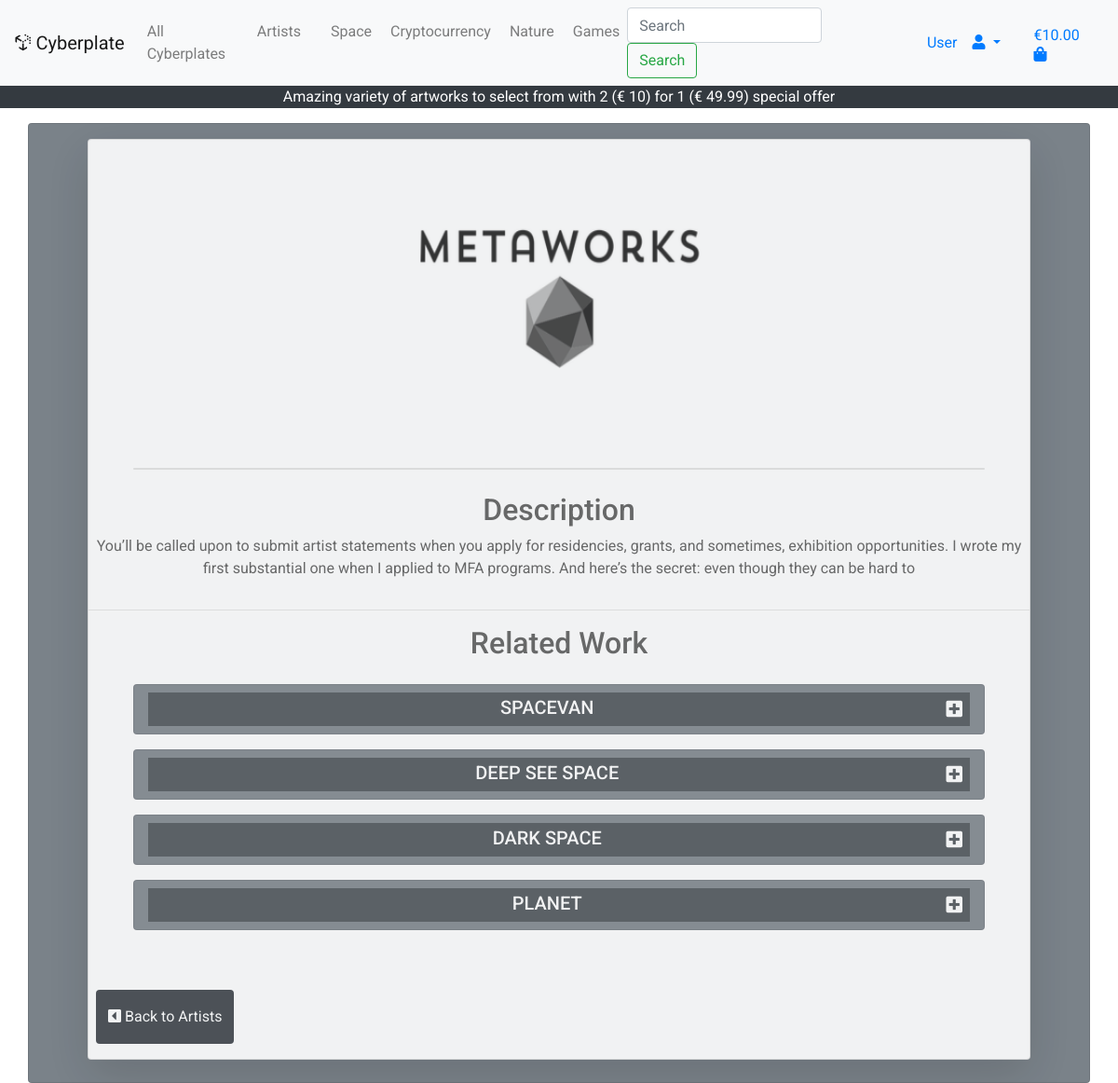
The app's page /products/1, older data.
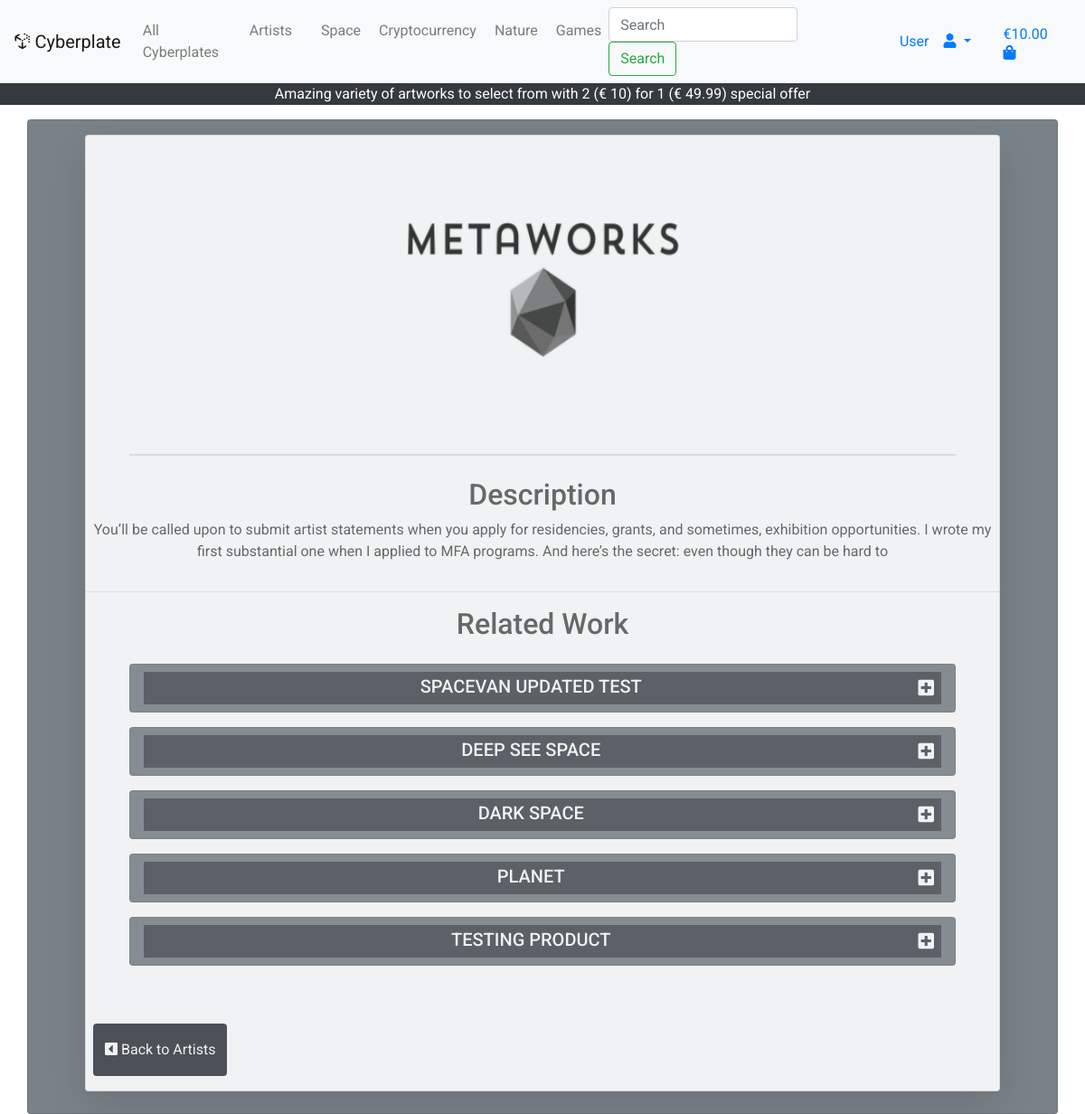
The same page, newer data.
### products/models.py (models this page shows, shortened)
class Artist(models.Model):
    name = models.CharField(max_length=30)
    display_name = models.CharField(max_length=30)
    artist_description = models.TextField(max_length=250, null=True, blank=True)
    image_url = models.URLField(null=True, blank=True, max_length=1000)
    image = models.ImageField(null=True, blank=True)
    artist_key = models.IntegerField(null=True, blank=True)
    def __str__(self):
        return self.display_name

class Product(models.Model):
    product_category = models.ForeignKey('Product_Category', null=True, on_delete=models.SET_NULL)
    artist = models.ForeignKey('Artist', null=True, on_delete=models.SET_NULL)
    name = models.CharField(max_length=30)
    description = models.TextField()
    price = models.DecimalField(max_digits=4, decimal_places=2)
    image_url = models.URLField(null=True, blank=True, max_length=1000)
    image = models.ImageField(null=True, blank=True)
    product_key = models.IntegerField(null=True, blank=True)
    def __str__(self):
        return self.name

### products/views.py (the view)
# urls.py: path('<int:artist_id>', views.artist_view, name='artist_view'),
def artist_view(request, artist_id):
    selected_artist = get_object_or_404(Artist, pk=artist_id)
    print('selected_artist >>',selected_artist)
    artists_products = Product.objects.all().filter(artist=selected_artist)
    print('artists_products >>',artists_products)
    context = {
        'selected_artist': selected_artist,
        'artists_products': artists_products
    }
    return render(request, 'products/artist_view.html', context)

### shopping_bag/context.py (called while the page is built, shortened)
def bag_contents(request):
    bag_items = []
    total = 0
    product_count = 0
    bag = request.session.get('bag', {})
    if total < settings.FREE_DELIVERY_THRESHOLD:
        delivery = 10
        free_delivery_delta = settings.FREE_DELIVERY_THRESHOLD - total
    else:
        delivery = 0
        free_delivery_delta = 0
    grand_total = delivery + total
    context = {
        'bag_items': bag_items,
        'total': total,
        'product_count': product_count,
        'delivery': delivery,
        'free_delivery_delta': free_delivery_delta,
        'free_delivery_threshold': settings.FREE_DELIVERY_THRESHOLD,
        'grand_total': grand_total,
    }
    return context

### products/templates/products/artist_view.html (shortened to what this page needs)
{% extends "base.html" %}
{% load static %}
{% block content %}
<div class="container h-100">
  <div class="row h-100">
    <div class="col-12 card bg-secondary">
        <div class="card shadow-lg mb-4 bg-white border-3 mt-3 mr-5 ml-5">
          <div class="d-flex justify-content-center">
        <img src="{{ MEDIA_URL }}{{ selected_artist.image }}" class="rounded-lg artist-img mt-5" alt="selected_artist.name">
          </div>
        <br>
        <br>
        <div class="card shadow-lg mb-4 bg-white border-3 mt-3 mr-5 ml-5">
        </div>
        <h2 class="text-center text-black"> Description </h2>
        <p class="text-center">
          {{ selected_artist.artist_description }}
        </p>
        <hr>
        <h2 class="text-center text-black"> Related Work </h2>
        <div class="d-flex justify-content-center row mr-5 ml-5 mb-5">
        {% for related_work in artists_products %}
          <div class="card col-12 mx-auto bg-secondary mr-5 ml-5 mt-3 text-white text-uppercase">
            <h5 class="text-center mt-2 bg-dark slider pt-1">{{ related_work.name }}<i class="css-target fas fa-plus-square fa-minus-square float-right mr-2 mt-1 mb-1 pb-1"></i></h5>
        </div>
        {% endfor %}
        </div>
        <p class="text-center">
          <a href="{% url 'artists' %}" class="float-left btn bg-dark rounded-3 py-3 ml-2 text-white mt-3"><i
            class="fas fa-caret-square-left"></i> Back to Artists</a>
        </p>
        </div>
    </div>
  </div>
</div>
{% endblock %}

### templates/base.html (shortened to what this page needs)
{% load static %}
<html lang="en">
<head>
  {% block corecss %}
  <link rel="stylesheet" href="https://stackpath.bootstrapcdn.com/bootstrap/4.4.1/css/bootstrap.min.css"
>
  <link rel="stylesheet" href="https://use.fontawesome.com/releases/v5.15.4/css/all.css"
>
  <link rel="stylesheet" href="{% static 'css/base.css' %}">
  {% endblock %}
</head>
<body>
  <nav class="navbar navbar-expand-lg navbar-light bg-light">
    <a class="navbar-brand" href="{% url 'home' %}">
      <large><i class="fab fa-uncharted"></i></large> Cyberplate
    </a>
    <div class="collapse navbar-collapse" id="navbarSupportedContent">
      <ul class="navbar-nav mr-auto">
        <li class="nav-item">
          <a class="nav-link" href="{% url 'products' %}">All Cyberplates</a>
        </li>
        <li class="nav-item">
          <a class="nav-link" href="{% url 'artists' %}">Artists</a>
        </li>
        <div class="d-flex">
        <li class="nav-item ml-3">
          <a class="nav nav-link" href="{% url 'products' %}?category_selected=1">Space</a>
        </li>
        <li class="nav-item ml-1">
          <a class="nav nav-link" href="{% url 'products' %}?category_selected=2">Cryptocurrency</a>
        </li>
        <li class="nav-item ml-1">
          <a class="nav nav-link" href="{% url 'products' %}?category_selected=3">Nature</a>
        </li>
        <li class="nav-item ml-1">
          <a class="nav nav-link" href="{% url 'products' %}?category_selected=4">Games</a>
        </li>
        </div>
      </ul>
      <form class="form-inline my-2 my-lg-0 ml-auto" method="GET" action="{% url 'products' %}">
        <input class="form-control mr-sm-2" type="search" NAME="search" placeholder="Search" aria-label="Search">
        <button class="btn btn-outline-success my-2 my-sm-0" type="submit">Search</button>
      </form>
      <li class="nav-item nav nav-link dropdown">
        <a class="nav-link nav dropdown-toggle" href="#" id="navbarDropdown" role="button" data-toggle="dropdown"
          aria-haspopup="true" aria-expanded="false">User<i class=" ml-3 fas fa-user"></i>
        </a>
      </li>
      <a href="{% url 'shopping_bag' %}">
        <p class="my-1 ml-1 mr-2">
          {% if grand_total %}
          €{{ grand_total|floatformat:2 }}
          <i class="fas fa-shopping-bag"></i>
          {% else %}
          <div class="text-center  ml-2">
            <h5><i class="fas fa-shopping-bag"></i></h5>
            <p class="text-small">$0.00</p>
          </div>
          {% endif %}
        </p>
      </a>
  </nav>
  <div class="text-center">
    <p class="navbar-light bg-dark text-white mx-auto">
      Amazing variety of artworks to select from with 2 (€ {{ free_delivery_threshold }}) for 1 (€ 49.99) special offer
    </p>
  </div>
  {% block content %}
  {% endblock %}
</body>
</html>

### static/css/base.css (style rules this page uses)
html { height: 100%; font-family: 'Roboto', sans-serif; }
body { background: url('/media/ms4background.jpg') no-repeat center center fixed; background-size: cover; height: calc(100vh - 164px); color: #555; font-family: 'Roboto', sans-serif; }
.card { opacity: 0.9 }
.artist-img { height: 240px; width: 400px; }

Row changes from the older to the newer data that the page shows:
changed Product: name "SPACEVAN" → "SPACEVAN UPDATED TEST"
added Product: name "TESTING PRODUCT"
